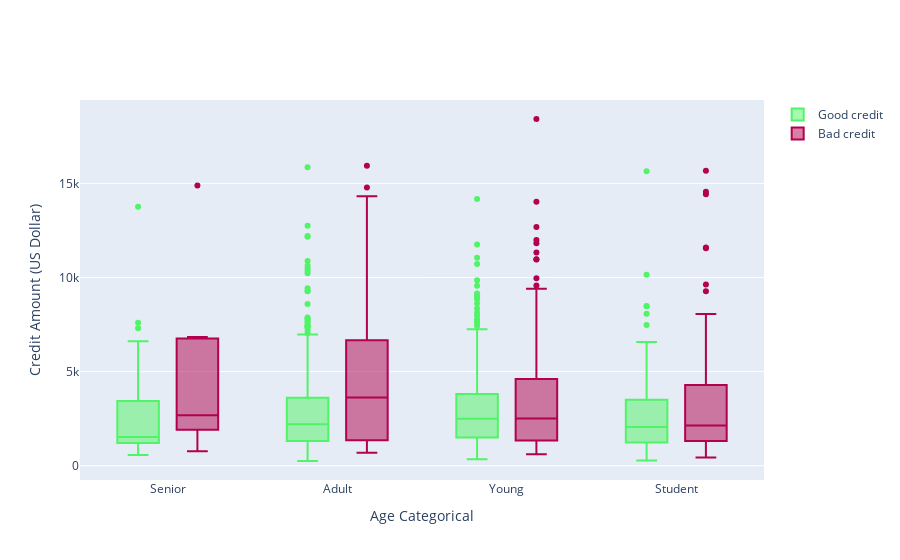

The notebook cell this image was saved under:
### Markdown cell above
Creating a boxplot to compare the credit amount across different age groups for people with:

Good credit

Bad credit

### Code cell
trace0 = go.Box(
    y=df_good["Credit amount"],
    x=df_good["Age_cat"],
    name='Good credit',
    marker=dict(
        color='#50f466'
    )
)

#This creates a boxplot showing how the credit amount is distributed for each age group (Student, Young, etc.)
# — but only for people with good credit.

trace1 = go.Box(
    y=df_bad['Credit amount'],
    x=df_bad['Age_cat'],
    name='Bad credit',
    marker=dict(
        color='#b2014e'
    )
)
    
data = [trace0, trace1]

layout = go.Layout(
    yaxis=dict(
        title='Credit Amount (US Dollar)',
        zeroline=False
    ),
    xaxis=dict(
        title='Age Categorical'
    ),
    boxmode='group'
)
fig = go.Figure(data=data, layout=layout)

py.iplot(fig, filename='box-age-cat')

### Figure 1 — Plotly figure (JSON) as saved in the notebook; plotly's stock layout.template omitted (floating-point values rounded to 4 significant figures; data arrays with more than 128 entries replaced by an {"elided": "..."} marker saying what was removed)
{"data": [{"marker": {"color": "#50f466"}, "name": "Good credit", "type": "box", "x": {"elided": "700 str values"}, "y": {"elided": "700 int values"}}, {"marker": {"color": "#b2014e"}, "name": "Bad credit", "type": "box", "x": {"elided": "300 str values"}, "y": {"elided": "300 int values"}}], "layout": {"boxmode": "group", "xaxis": {"title": {"text": "Age Categorical"}}, "yaxis": {"title": {"text": "Credit Amount (US Dollar)"}, "zeroline": false}}}
